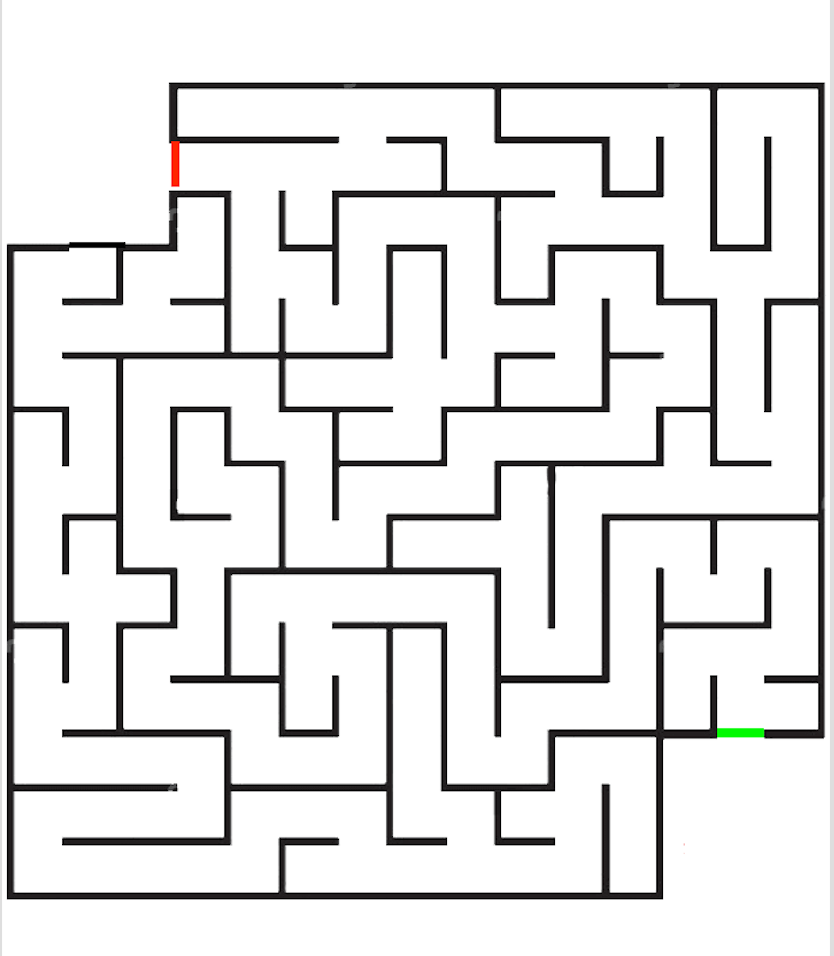
#> input picture maze.png, 834 x 956 px
$ python code.py   (older library calls are emulated)
#> lines starting #> are read from the running program, lines starting #| are printed output that depends on the picture; after the words box and inside, x2 and y2 are one past the last pixel; in counts of white or black regions, pixels touching at a corner belong together
import cv2
import numpy as np

def get_image(image_path):
    # TODO: Get image from camera
#> called with image_path = 'maze.png'
    return cv2.imread(image_path)
#> returned value is the input picture: shape (956, 834, 3); mean B, G, R 229.2, 229.2, 229.4

def find_endpoints_by_color(image, lower_color=np.array([0,100,0]), upper_color=np.array([20,255,20])):
    mask = cv2.inRange(image, lower_color, upper_color)
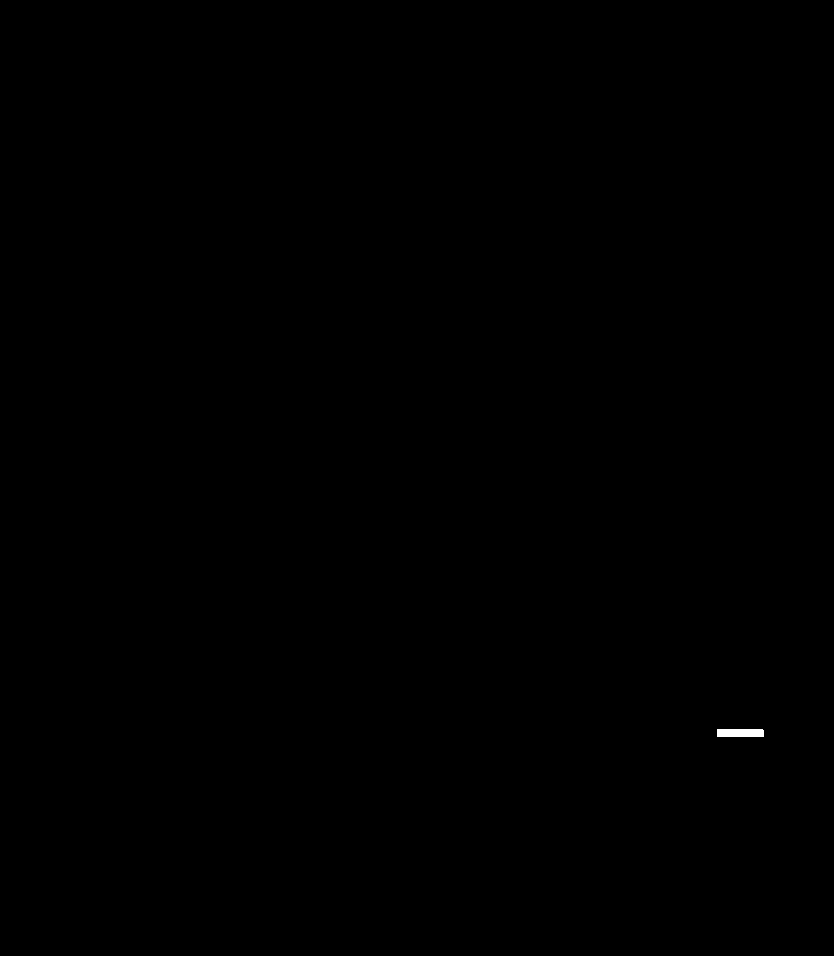
#> mask: shape (956, 834); 0.05% white; 1 white region, box (x1, y1, x2, y2) and area: (717, 729, 764, 737) 375
    _, contours, _ = cv2.findContours(mask,cv2.RETR_TREE,cv2.CHAIN_APPROX_SIMPLE)
#> contours = 1 item

    x,y,w,h = cv2.boundingRect(contours[0])
#> x = 717; y = 729; w = 47; h = 8
    center = (int(x+(w/2)), int(y+(h/2)))
#> center = (740, 733)

    return center

def maze2binary(image):
    mask = cv2.inRange(image, np.array([0,0,0]), np.array([180,100,100]))
    return mask


def main():
    image = get_image("maze.png")

    entrance_location = find_endpoints_by_color(image)
#> entrance_location = (740, 733)
    exit_location = find_endpoints_by_color(image, lower_color=np.array([0,0,100]), upper_color=np.array([20,20,255]))
#> in find_endpoints_by_color (call 2), `mask = cv2.inRange(image, lower_color, upper_color)`: mask: shape (956, 834); 0.01% white in thin lines or dots, all inside (x1, y1, x2, y2) = (171, 142, 180, 186)
#> in find_endpoints_by_color (call 2), `_, contours, _ = cv2.findContours(mask,cv2.RETR_TREE,cv2.CHAIN_APPROX_..`: contours = 1 contour, all with area under 20
#> exit_location = (175, 164)

    binary_maze = maze2binary(image)
#> in maze2binary, `mask = cv2.inRange(image, np.array([0,0,0]), np.array([180,100,100]))`:
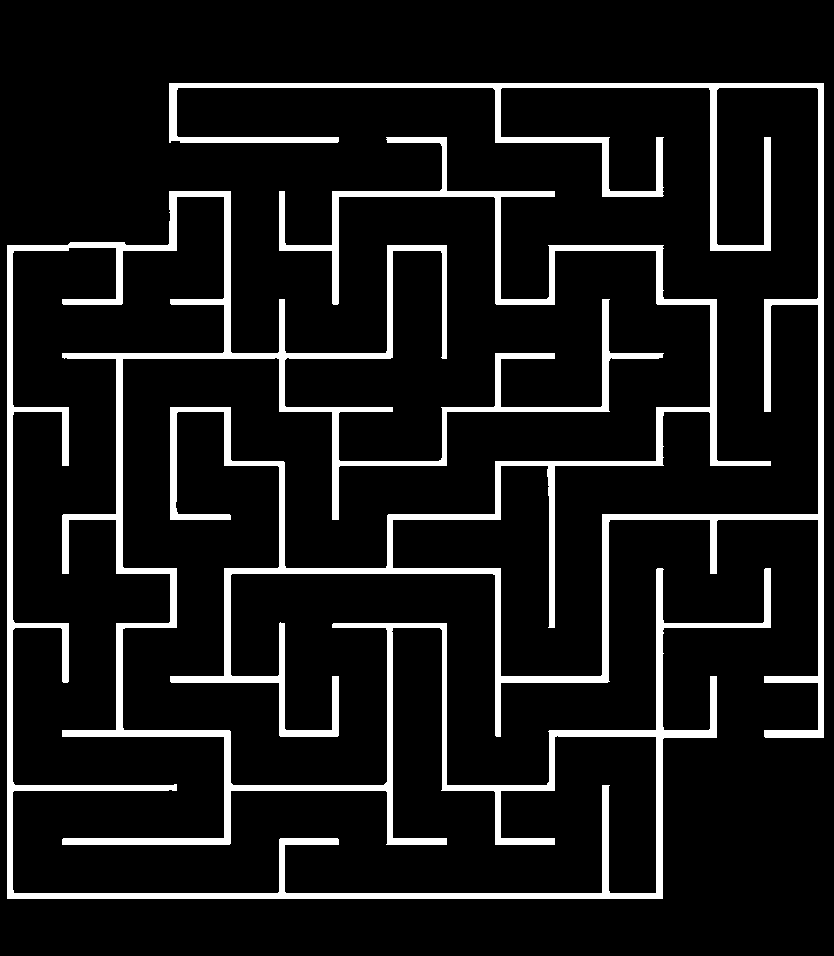
#> mask: shape (956, 834); 9.9% white; 2 white regions, box (x1, y1, x2, y2) and area: (7, 191, 771, 899) 41698, (169, 83, 824, 738) 37612


    cv2.line(image, entrance_location, exit_location, (255,0,255), 3)
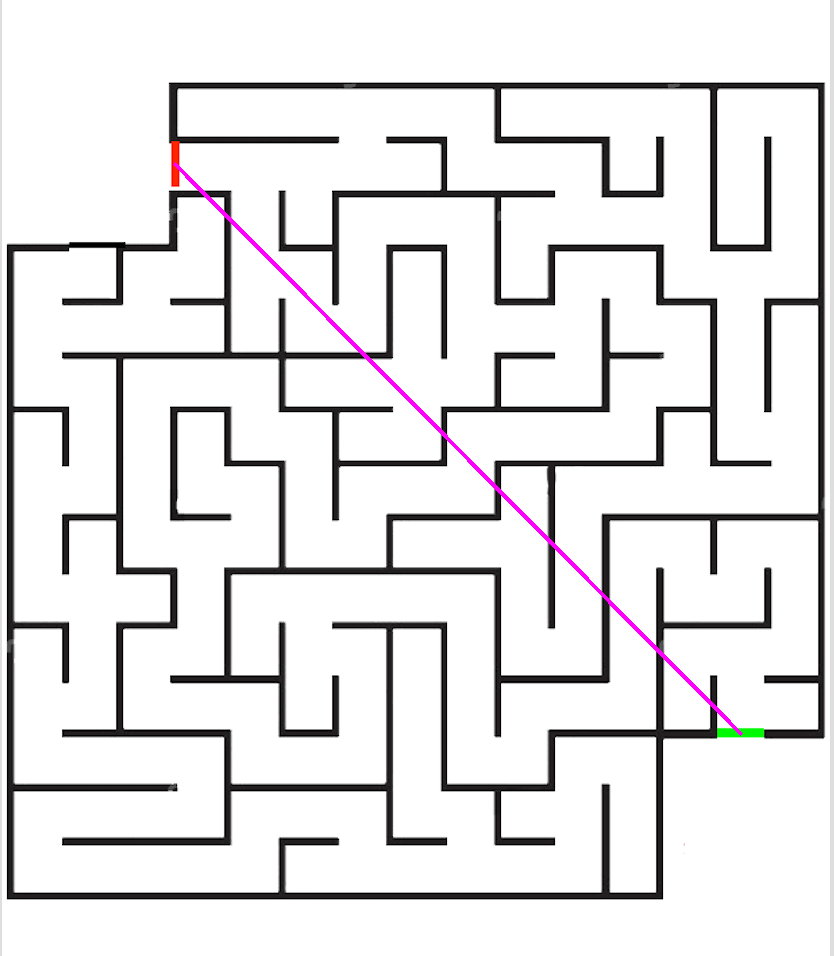
#> image: shape (956, 834, 3); 0.42% of pixels changed, all inside (x1, y1, x2, y2) = (173, 162, 743, 736)
    cv2.imshow("img", binary_maze)
    cv2.waitKey(0)

if __name__ == "__main__":
    main()
